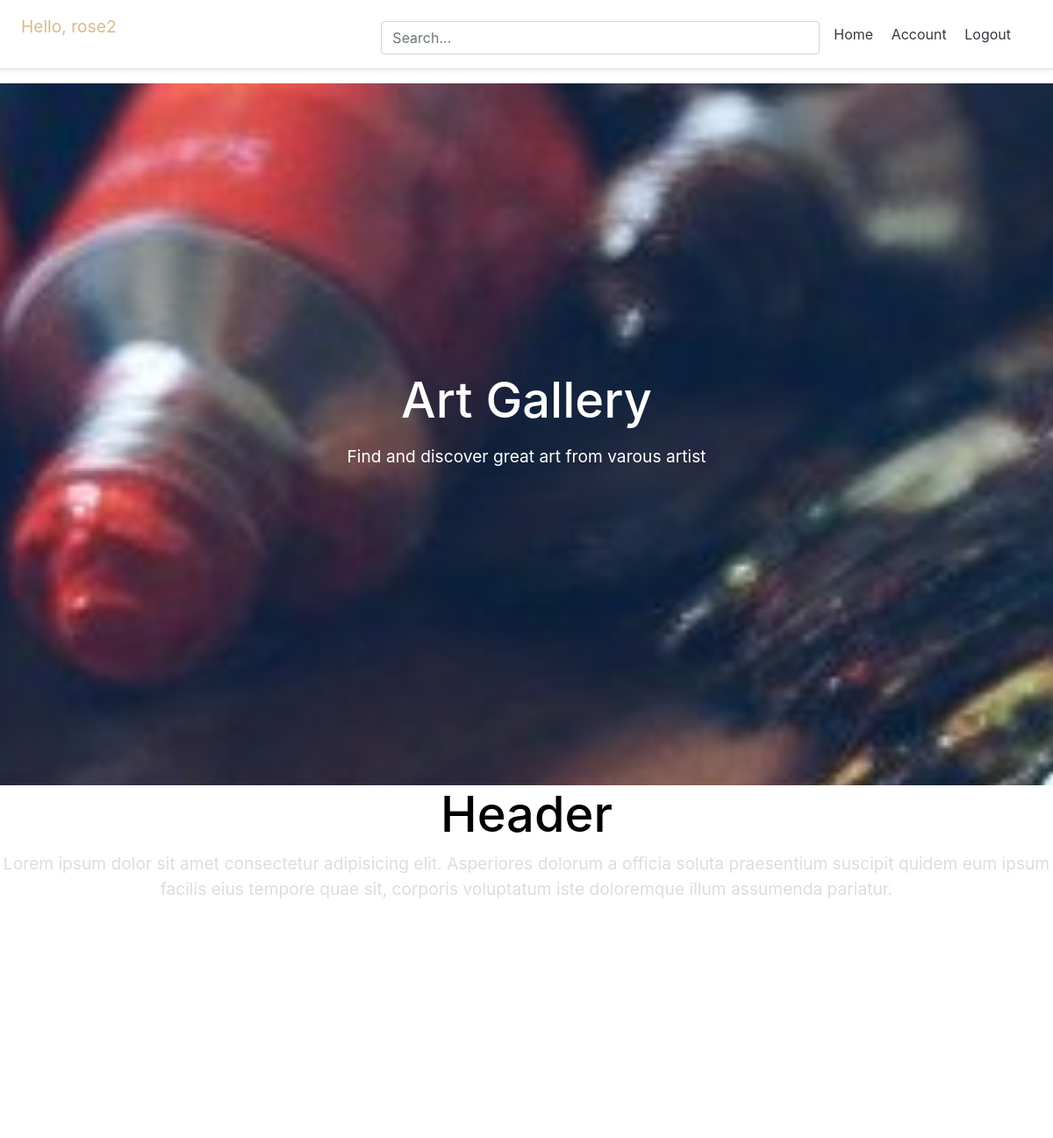
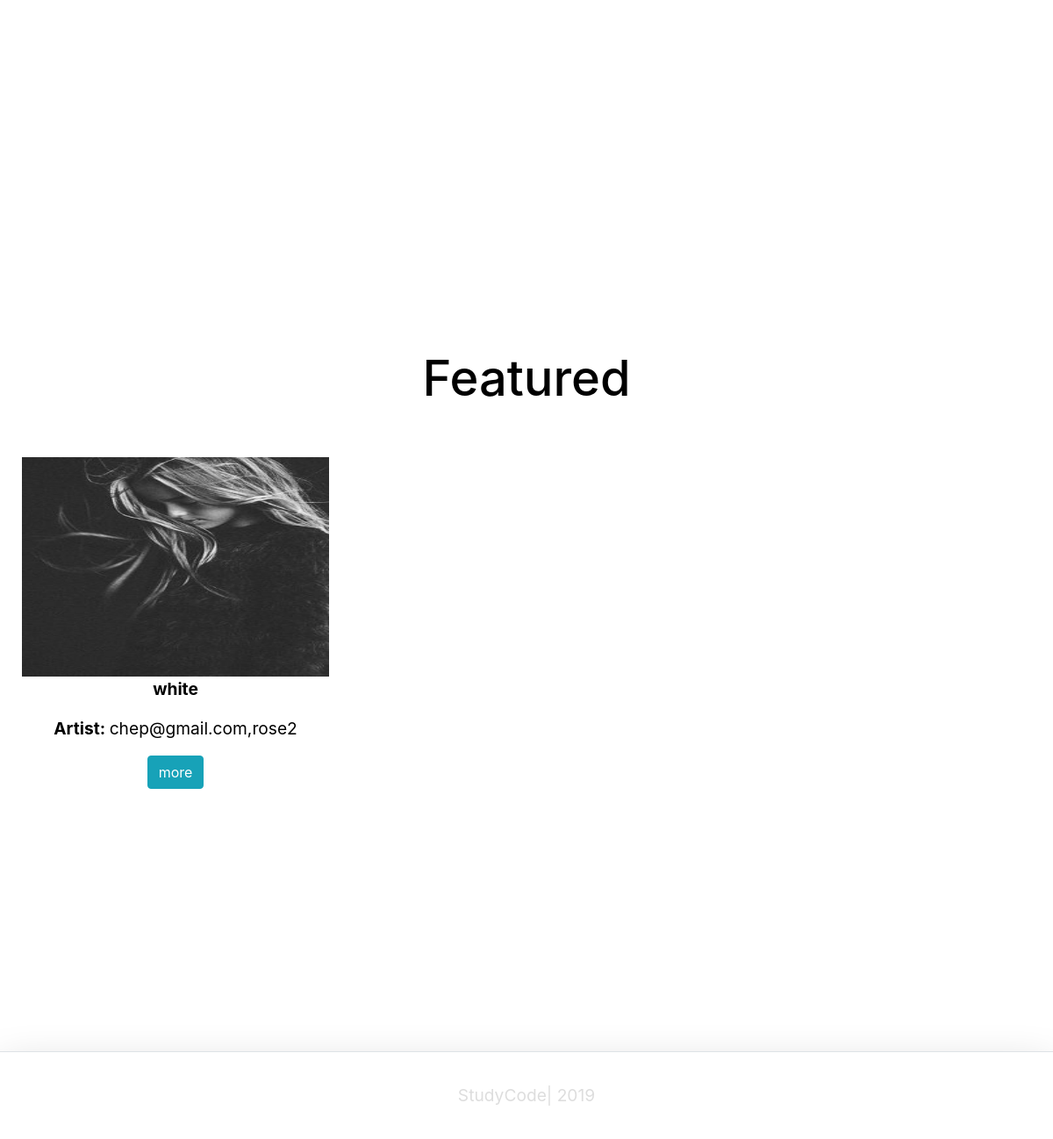
The page / (signed in) on the database its author committed (2 pictures, top to bottom).
### account/models.py (models this page shows, shortened)
class Account(AbstractBaseUser):
    email 		= models.EmailField(verbose_name = "email", max_length= 60, unique = True)
    username 	= models.CharField(max_length = 40, unique = True)
    full_name = models.CharField(max_length=50)
    instagram   = models.URLField()
    facebook    = models.URLField()
    artist_type = models.CharField(max_length=50)
    bio         = models.CharField(max_length=150)
    profile_image = models.ImageField()
    website     = models.URLField()
    date_joined	= models.DateTimeField(verbose_name='date joined', auto_now_add = True)
    last_login  = models.DateTimeField(verbose_name= 'last login', auto_now= True)
    is_admin    = models.BooleanField(default= False)
    is_active   = models.BooleanField(default= True)
    is_staff    = models.BooleanField(default = False)
    is_superuser= models.BooleanField(default= False)
    USERNAME_FIELD = 'email'
    REQUIRED_FIELDS = ['username']
    objects = MyAccountManager()
    def __str__(self):
      return self.email + "," + self.username

### home/models.py (models this page shows, shortened)
class Art(models.Model):
    title = models.CharField(max_length=100)
    category = models.ForeignKey(ArtCategory, on_delete=models.CASCADE)
    artist = models.ForeignKey(settings.AUTH_USER_MODEL, on_delete=models.CASCADE)
    image = models.ImageField(upload_to="myimages")
    price = models.DecimalField(max_digits=10, decimal_places=2)
    available = models.BooleanField(default=False)
    featured = models.BooleanField(default=False)
    class Meta:
        verbose_name_plural = 'Art'

### home/views.py (the view)
# urls.py: path('',home_screen_view, name="home"),
def home_screen_view(request):
  arts_featured = Art.objects.filter(featured = True)
  return render(request,"home/home.html",{ 'arts_featured': arts_featured})

### home/templates/home/home.html
{% extends 'base.html' %}
{% load static %}
{% block content %}
<link rel="stylesheet" type="text/css" href="{% static 'css/style.css' %}">
<section class="landing-section landing-main">
  <h1 class="brand">Art Gallery</h1>
  <p class="landing-main-text">
   Find and discover great art from varous artist
  </p>
</section>
<section class="content-section">
    <h1 class="about">Header</h1>
    <p class="content-section-text">Lorem ipsum dolor sit amet consectetur adipisicing elit. Asperiores dolorum a officia soluta praesentium suscipit
      quidem eum ipsum facilis eius tempore quae sit, corporis voluptatum iste doloremque illum assumenda pariatur.</p>
</section>
<section class="featured-section">
  <h1 class="featured">Featured</h1>
<br>
<div class="container-fluid">
  <div class="row">
    {% for art in arts_featured %}
    <div class="col-md-4">
      <img class="imgart mt-4" src="{{ art.image.url }}" alt="Card image cap" width="350px" height="250px">
      <span style="color: #000000;">
        <p><strong>{{art.title}} </strong></p>
        <p><strong>Artist: </strong>{{art.artist}}</p>
        <button class="btn btn-info">more</button>
      </span>
    </div>
    {% endfor%}
  </div>
</div>
</section>
{% endblock content %}

### templates/snippets/header.html (shortened to what this page needs)
<link rel="stylesheet" href="https://stackpath.bootstrapcdn.com/bootstrap/4.3.1/css/bootstrap.min.css"
integrity="sha384-ggOyR0iXCbMQv3Xipma34MD+dH/1fQ784/j6cY/iJTQUOhcWr7x9JvoRxT2MZw1T">
<div class="d-flex flex-column flex-md-row align-items-center p-3 px-md-4 mb-3 bg-white border-bottom shadow-sm">
	  <h5 class="my-0 mr-md-auto font-weight-normal">
	  	{% if request.user.is_authenticated %}
	  	<p id="user-name">Hello, {{request.user.username}} </p>
	  	{% else %}
	  	<p>Art Gallery</p>
	  	{% endif%}
	  </h5>
	 <div class="search-bar mt-sm-2 mr-2">
	  	<form method="get">
	  		<input class="form-control"  type="text" name="q" id="id_q" placeholder="Search...">
	  	</form>
  </div>
	  <nav class="my-2 my-md-0 mr-md-3">
	  	{% if request.user.is_authenticated %}
		   <a class="p-2 text-dark" href="{% url 'home' %}">Home</a>
			<a class="p-2 text-dark" href="{% url 'account' %}">Account</a>
	 		 <a class="p-2 text-dark" href="{% url 'logout' %}">Logout</a>
	 	{% else%}
	 		<a class="p-2 text-dark" href="{% url 'home' %}">Home</a>
			<a class="p-2 text-dark" href="{% url 'login' %}">Login</a>
			<a class="btn btn-outline-primary" href="{% url 'register' %}">Register</a>
	  	{% endif %}
	  </nav>
</div>

### static/css/style.css (style rules this page uses)
body { color: #ddd; background: #ffffff; font-family: -apple-system, BlinkMacSystemFont, "Segoe UI", Roboto, Helvetica, Arial, sans-serif, "Apple Color Emoji", "Segoe UI Emoji", "Segoe UI Symbol"; padding: 0; margin: 0; }
#user-name { color: burlywood; }
section { padding: 0; margin: 0; }
h1 { font-size: 3.5rem; }
p { font-size: 1.2rem; }
.brand { margin: 0; color: #ffffff; }
.about { color: #000000; }
.featured { color: #000000; }
.content-section { width: 100vw; min-height: 100vh; justify-content: center; background: white; align-items: center; text-align: center; }
.landing-section { min-height: 100vh; width: 100vw; display: flex; align-items: center; justify-content: center; flex-direction: column; }
.featured-section { width: 100vw; min-height: 100vh; justify-content: center; background: white; align-items: center; text-align: center; }
.landing-main { background: white url("/static/img/art.jpg") no-repeat center center fixed; background-size: cover; color: white; }
.landing-main-text { padding: 1rem; }

### templates/snippets/header.html (style rules this page uses)
@media (min-width: 768px) { html { font-size: 16px; } }
.search-bar { max-width: 500px; width: 100%; }
form { width: 100%; }
#user-name { color: burlywood; }

### templates/snippets/base_css.html (style rules this page uses)
body { background-color: #f2f2f2; }

### rows shown on the page
Account: user.username "rose2"
Art: image (picture), title "white", artist "chep@gmail.com,rose2"
